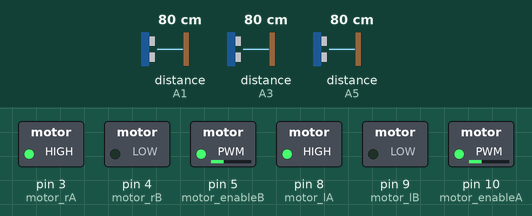
Simulated run of this sketch. Board: Arduino Uno, built with avr-gcc and run on an emulated ATmega328P. Parts: switched loads named in the sketch (green lamp = pin HIGH). Wiring (inferred from the names in the program): 3 × ultrasonic range finder: trigger A0, echo A1 / trigger A2, echo A3 / trigger A4, echo A5. The inputs (shaded band) are chosen by the test bench; at power-on: distance to the obstacle (sensors on A1, A3, A5) 80 cm. The echo pulse lasts 58.3 µs per cm; pins used as bus, display or sensor lines are not drawn; what the sketch prints to the serial monitor is not drawn.

Above: at 0.1 s.
Timing chart, 0 to 1.6 s (numbered marks = the images above):
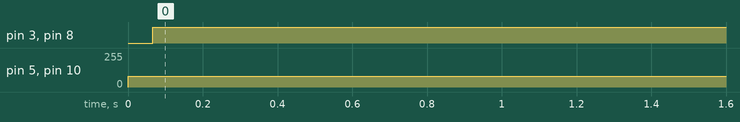

The sketch:

robot.ino
```cpp
///source: https://maker.pro/arduino/projects/how-to-build-an-arduino-based-maze-solving-robot
int motor_lA = 8;
int motor_lB = 9;
int motor_enableA = 10;

int motor_rA = 3;
int motor_rB = 4;
int motor_enableB = 5;

int trigger_front = A0;
int echo_front = A1;

int trigger_left = A2;
int echo_left = A3;

int trigger_right = A4;
int echo_right = A5;


void setup() {
  // put your setup code here, to run once:
  pinMode(motor_lA,OUTPUT);   //left motors forward
  pinMode(motor_lB,OUTPUT);   //left motors reverse
  pinMode(motor_enableA, OUTPUT);   // optional

  pinMode(motor_rA,OUTPUT);   //right motors forward
  pinMode(motor_rB,OUTPUT);   //rignt motors reverse
  pinMode(motor_enableB, OUTPUT);   // optional

  pinMode(trigger_front,OUTPUT);
  pinMode(echo_front,INPUT);

  pinMode(trigger_left,OUTPUT);
  pinMode(echo_left,INPUT);

  pinMode(trigger_right,OUTPUT);
  pinMode(echo_right,INPUT);
//Written in loop()
//  analogWrite(motor_enableA, 80);
//  analogWrite(motor_enableB, 88);

  Serial.begin(9600);

}

void loop() {
  // put your main code here, to run repeatedly:
  //  Serial.begin(9600);
  long duration_front, distance_front, duration_left, distance_left, duration_right, distance_right;

  //Controlling speed (0   = off and 255 = max speed):
  //(Optional)
  analogWrite(motor_enableA, 80);
  analogWrite(motor_enableB, 80);

  //Calculating distance
  digitalWrite(trigger_front, LOW);
  delayMicroseconds(2);
  digitalWrite(trigger_front, HIGH);
  delayMicroseconds(10);
  digitalWrite(trigger_front, LOW);
  duration_front = pulseIn(echo_front, HIGH);
  distance_front= duration_front*0.034/2;

  digitalWrite(trigger_left, LOW);
  delayMicroseconds(2);
  digitalWrite(trigger_left, HIGH);
  delayMicroseconds(10);
  digitalWrite(trigger_left, LOW);
  duration_left = pulseIn(echo_left, HIGH);
  distance_left= duration_left*0.034/2;

  digitalWrite(trigger_right, LOW);
  delayMicroseconds(2);
  digitalWrite(trigger_right, HIGH);
  delayMicroseconds(10);
  digitalWrite(trigger_right, LOW);
  duration_right = pulseIn(echo_right, HIGH);
  distance_right= duration_right*0.034/2;

  Serial.print("front = ");
  Serial.print(distance_front);
  Serial.println(" cm");
  Serial.print("Left = ");
  Serial.print(distance_left);
  Serial.println(" cm");
  Serial.print("Right = ");
  Serial.print(distance_right);
  Serial.println(" cm");
  delay(50);  // pause 50 milli second

  forward();
//  if (distance_front >20){
//
//    forward();
//
//    if(distance_left > 10&& distance_left<20){
//      forward();
//    }
//    if(distance_left >=20){
//       left();
//       delay(30);
//       forward();
//    }
//    if(distance_left<10 && distance_left>0){
//      right();
//      delay(30);
//      forward();
//    }
// }
//
//  if(distance_front<=20&& distance_right > 20){
//    Stop();
//    delay(1000);
//    right();
//    delay(400);
//
//  }
//
//  if(distance_front<=20 && distance_right<20){
//    Stop();
//    delay(1000);
//    right();
//    delay(800);
//
//  }


}

void forward()
{
  digitalWrite(motor_lA,HIGH);
  digitalWrite(motor_lB,LOW);
  digitalWrite(motor_rA,HIGH);
  digitalWrite(motor_rB,LOW);
  delay(1000);
}


void right(){
  digitalWrite(motor_lA,HIGH);
  digitalWrite(motor_lB,LOW);
  digitalWrite(motor_rA,LOW);
  digitalWrite(motor_rB,HIGH);
 delay(10);
}


void left(){
  digitalWrite(motor_lA,LOW);
  digitalWrite(motor_lB,HIGH);
  digitalWrite(motor_rA,HIGH);
  digitalWrite(motor_rB,LOW);
  delay(10);
}


void Stop(){
  digitalWrite(motor_lA,LOW);
  digitalWrite(motor_lB,LOW);
  digitalWrite(motor_rA,LOW);
  digitalWrite(motor_rB,LOW);
  delay(300);
}
```

Measured:
- by itself, pin 3 (motor_rA), pin 8 (motor_lA): LOW → HIGH at 0.07 s
- by itself, pin 5 (motor_enableB), pin 10 (motor_enableA): 0/255 → 80/255 at 0.00 s
